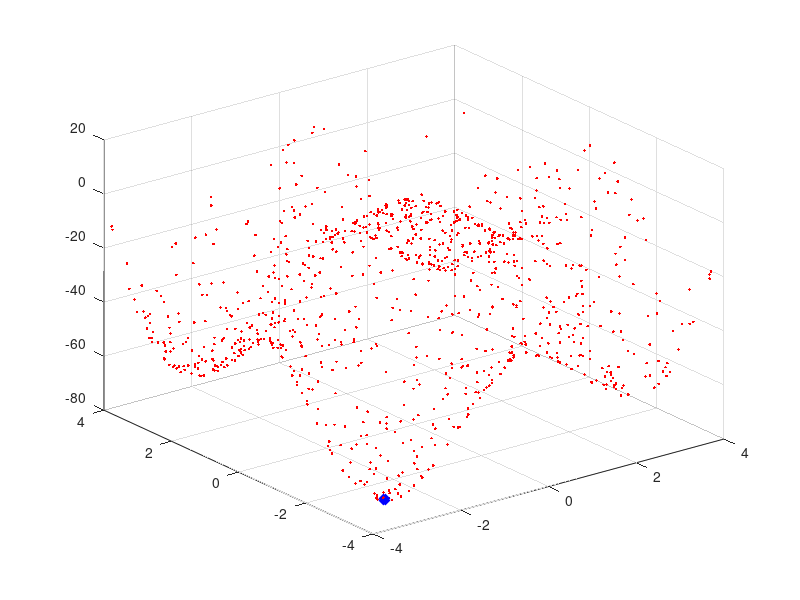

The MATLAB script that drew this image:
clc;
close all;
%%initialization
swarm_size=64;      %jumlah partikel
maxIter=100;        %jumlah iterasi
inertia=1.0;
correction_factor=2.0;
%posisi awal swarm
a=1:8;
[X,Y] = meshgrid(a,a);
C= cat(2,X',Y');
D=reshape(C,[],2);
swarm(1:swarm_size,1,1:2)=D;     %posisi awal partikel
swarm(:,2,:)=0;                  %velocity awal partikel
swarm(:,4,:)=1000;               %posisi terbaik saat ini
plotObjFcn = 1;
%%Fungsi
objfcn = @(x)0.5*((x(:,1).^4)-16*(x(:,1).^2)+5*(x(:,1)))+0.5*((x(:,2).^4)-16*(x(:,2).^2)+5*(x(:,2)));

tic;
%%Iterasi PSO
for iter=1:maxIter
    
    swarm(:,1,1)=swarm(:,1,1)+swarm(:,2,1);
    swarm(:,1,2)=swarm(:,1,2)+swarm(:,2,2);
    x=swarm(:,1,1);
    y=swarm(:,1,2);
    fval=objfcn([x,y]);
    
    for i = 1:swarm_size
        if fval(i,1)<swarm(i,4,1);
            swarm(i,3,1)=swarm(i,1,1);
            swarm(i,3,2)=swarm(i,1,2);
            swarm(i,4,1)=fval(i,1);
        end
    end
    
    [~,gbest] = min(swarm(:,4,1));       
    
    %update velocity
    swarm(:,2,1)= inertia*(rand(swarm_size,1).*swarm(:,2,1))+correction_factor*(rand(swarm_size,1).*(swarm(:,3,1) ... 
        - swarm(:,1,1)))+correction_factor*(rand(swarm_size,1).*(swarm(gbest,3,1)-swarm(:,1,1)));
    swarm(:,2,2)= inertia*(rand(swarm_size,1).*swarm(:,2,2))+correction_factor*(rand(swarm_size,1).*(swarm(:,3,2) ...
        - swarm(:,1,2)))+correction_factor*(rand(swarm_size,1).*(swarm(gbest,3,2)-swarm(:,1,2)));
      
      
    %plot Partikel
    clf;plot(swarm(:,1,1),swarm(:,1,2),'bx');grid
    axis([-4 4 -4 4]);
    pause(.5);
    disp(['iteration: ' num2str(iter)]);
    %hold on 
end
toc
%%plot
if plotObjFcn
    ub=-4;
    lb = 4;
    npoints = 1000;
    x=(ub-lb).*rand(npoints,2)+lb;
    for i = 1:npoints
        f = objfcn([x(i,1) x(i,2)]);
        plot3(x(i,1),x(i,2),f,'.r');hold on
    end
    plot3(swarm(1,3,1),swarm(1,3,2),swarm(1,4,1),'xb','linewidth',5,'Markersize',5);grid
    hold on
end 
x
xg=min(x)
        
      